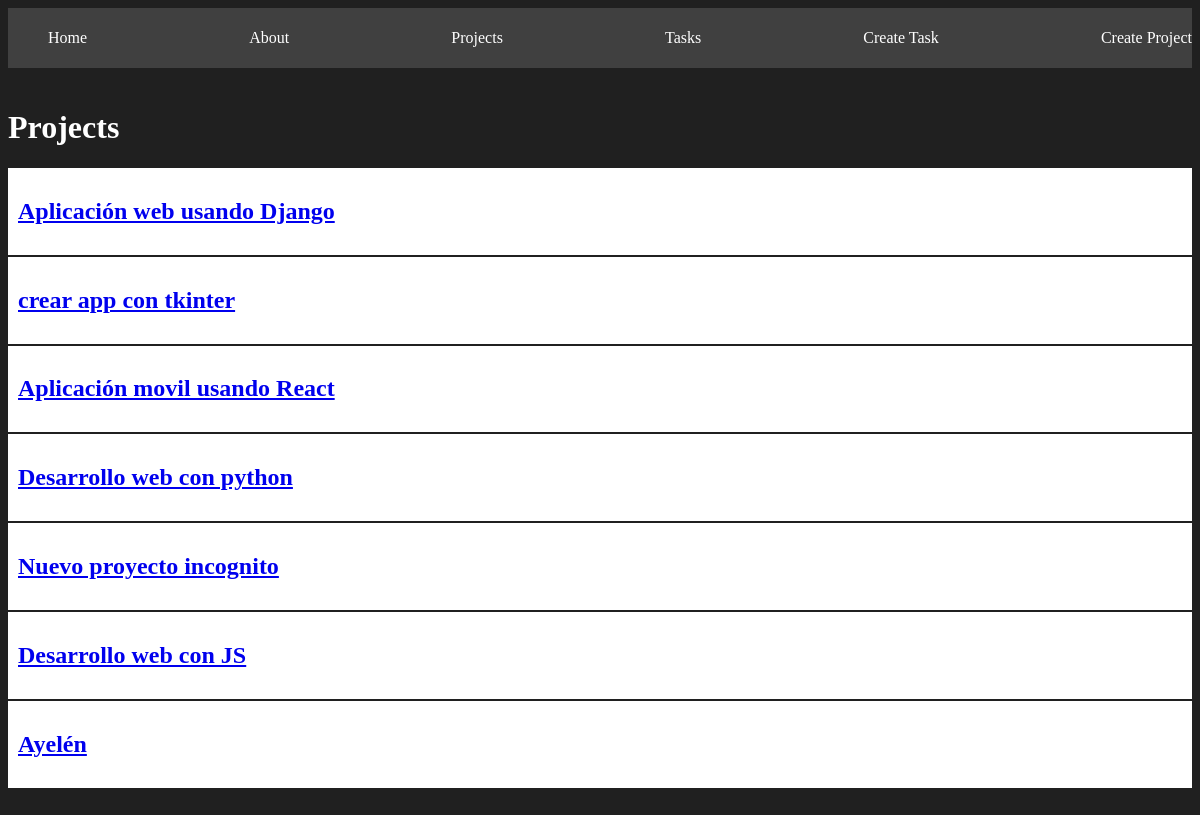
/projects/, run on the app's committed database.
### myapp/models.py (models this page shows, shortened)
class Project(models.Model):
    name = models.CharField(max_length=200)

### myapp/views.py (the view)
# urls.py: path('projects/', views.projects, name="projects"),
def projects(request):
    projects = Project.objects.all() #Lista de proyectos
    return render(request,"projects/projects.html",{
        "projects" : projects
    })

### myapp/templates/projects/projects.html
{% extends 'layouts/base.html' %}
{% block content %}
<h1>Projects</h1>
{% for project in projects %}
<article class="card">
    <a href="{% url 'project_details' project.id%}">
    <h1>{{project.name}}</h1> </a>
</article>
{%endfor%}
{% endblock %}

### myapp/static/styles/main.css (style rules this page uses)
body { background-color: #202020; color: white; }
.card { background: white; padding: 10px; margin-bottom: 2px; color: black; }

### data on the page
Project: name "Aplicación web usando Django"
Project: name "crear app con tkinter"
Project: name "Aplicación movil usando React"
Project: name "Desarrollo web con python"
Project: name "Nuevo proyecto incognito"
Project: name "Desarrollo web con JS"
Project: name "Ayelén"
